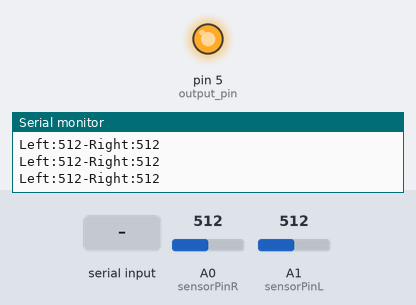
A sketch run on a simulated Arduino Uno, built with avr-gcc and run on an emulated ATmega328P. Parts: output pins drawn as LEDs (lit = HIGH), the last lines printed to the serial monitor. Inputs (shaded band) come from the test bench; at power-on: A0 (sensorPinR) = 512, A1 (sensorPinL) = 512.

Above: at 1.2 s.
1.3 s: "q" received over Serial
At 1.7 s:
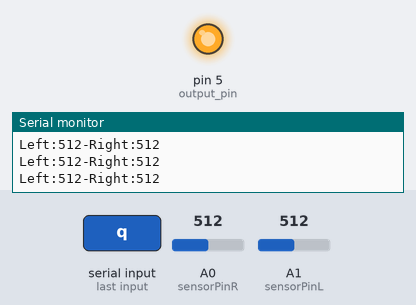
2.8 s: A0 (sensorPinR) set to 105
4.3 s: A0 (sensorPinR) set to 91
7.3 s: A1 (sensorPinL) set to 108
10.3 s: A1 (sensorPinL) set to 91
11.8 s: "w" received over Serial
At 13.2 s:
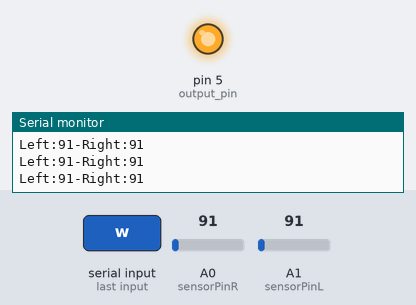
Timing chart, 0 to 14.3 s (numbered marks = the images above; inputs shaded):
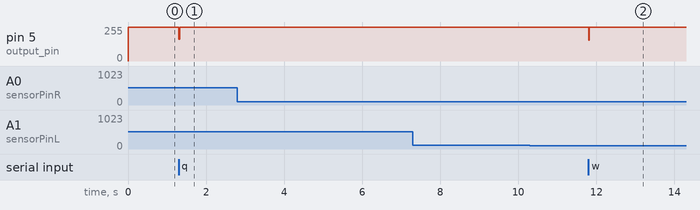

Measured:
- after the input at 1.3 s, pin 5 (output_pin): 255/255 → 165/255 at once, → 255/255 0.02 s later
- after the input at 11.8 s, pin 5 (output_pin): 255/255 → 155/255 at once, → 255/255 0.02 s later

The sketch:

voltage_control.ino
```cpp
int sensorPinR = A0;         // lap time sensor left track
int sensorPinL = A1;         // lap time sensor right track

int sensorValueL = 0;        // lap time sensor signal left track
int sensorValueR = 0;        // lap time sensor signal right track
int output_pin = 5;          // send voltage signal to Arduino

int incomingByte;            // a variable to read incoming serial data into

void setup() {
  Serial.begin(9600);
}

void loop() {
  sensorValueL = analogRead(sensorPinL);
  sensorValueR = analogRead(sensorPinR);

  // stream print out in one line because only one
  // line per timestep can be analyzed in Python
  Serial.print("Left:");
  Serial.print(sensorValueL);
  Serial.print("-");
  Serial.print("Right:");
  Serial.println(sensorValueR);

  analogWrite(output_pin, 255);

  if (Serial.available() > 0) {
    // read the oldest byte in the serial buffer
    // voltage values per byte are defined in Python
    incomingByte = Serial.read();

    if (incomingByte == 'q') {
      analogWrite(output_pin, 165);
    }
    if (incomingByte == 'w') {
      analogWrite(output_pin, 155);
    }
    if (incomingByte == 'e') {
      analogWrite(output_pin, 145);
    }

}
}
```
